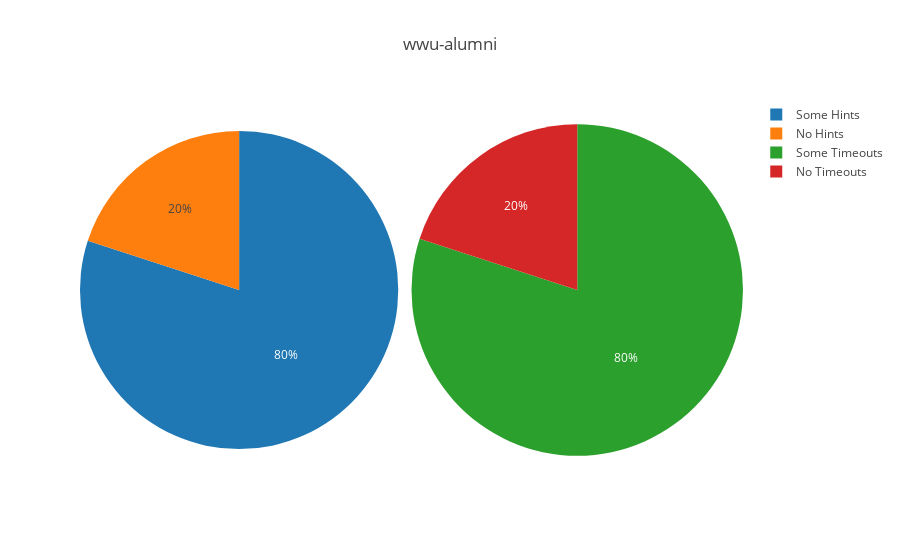
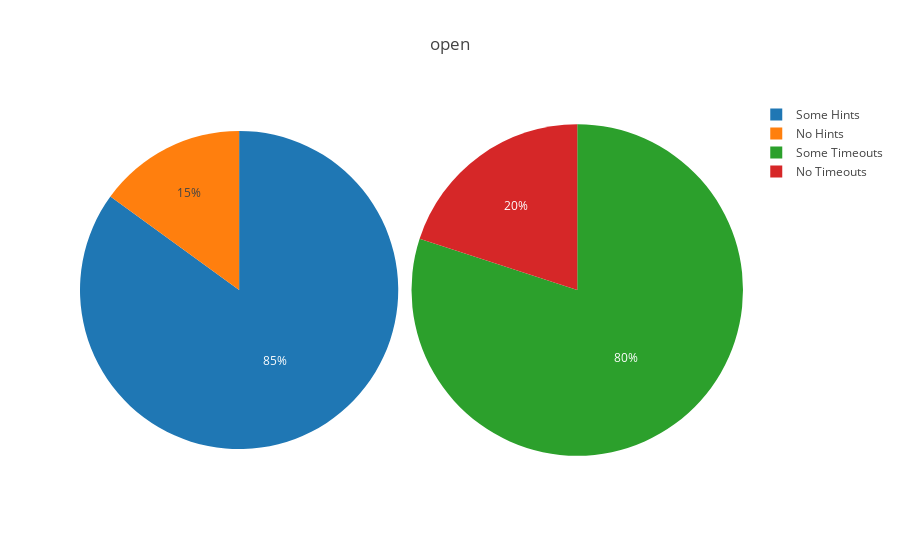
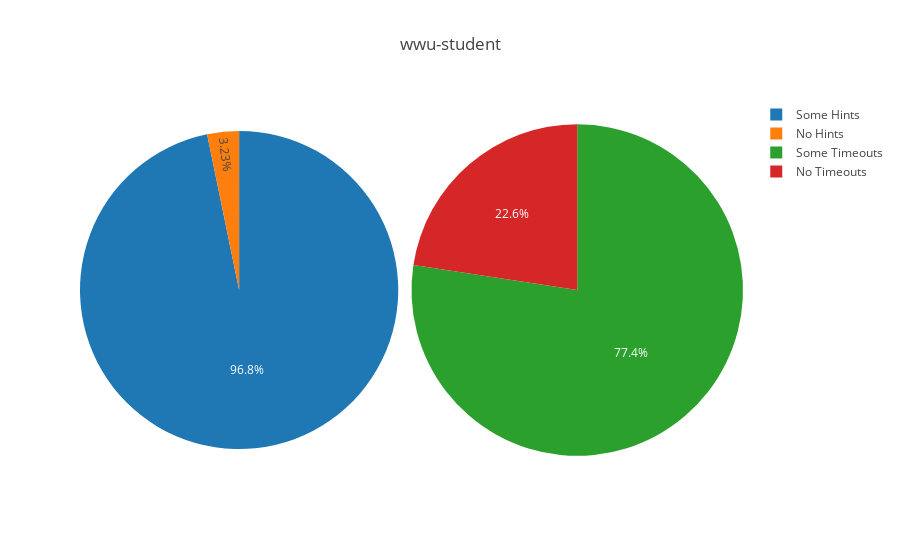

Here is the notebook cell these charts were saved with, in order:
### Code cell
# Pie charts for completion with and without hints by division

for division, div in counts.items():    
    hint_labels = ["No Hints", "Some Hints"]
    hint_values = [div['teams_with_no_hints'], div['teams_with_some_hints']]
    hint_domain = { 'x': [0, .48], 'y': [0,1] }
    
    timeout_labels = ["No Timeouts", "Some Timeouts"]
    timeout_values = [div['teams_with_no_timeouts'], div['teams_with_timeouts']]
    timeout_domain = { 'x': [.5, 1], 'y': [0,1] }
    
    hint_trace = go.Pie(
        labels=hint_labels,
        values=hint_values,
        domain=hint_domain
    )
    timeout_trace = go.Pie(
        labels=timeout_labels, 
        values=timeout_values, 
        domain=timeout_domain
    )
    
    layout = go.Layout(title=division)
    fig = go.Figure(data=[hint_trace, timeout_trace], layout=layout)
    iplot(fig)

### Figure 1 — Plotly figure (JSON) as saved in the notebook; plotly's stock layout.template omitted (floating-point values rounded to 4 significant figures)
{"data": [{"domain": {"x": [0, 0.48], "y": [0, 1]}, "labels": ["No Hints", "Some Hints"], "type": "pie", "values": [1, 4]}, {"domain": {"x": [0.5, 1], "y": [0, 1]}, "labels": ["No Timeouts", "Some Timeouts"], "type": "pie", "values": [1, 4]}], "layout": {"title": "wwu-alumni"}}

### Figure 2 — Plotly figure (JSON) as saved in the notebook; plotly's stock layout.template omitted (floating-point values rounded to 4 significant figures)
{"data": [{"domain": {"x": [0, 0.48], "y": [0, 1]}, "labels": ["No Hints", "Some Hints"], "type": "pie", "values": [6, 34]}, {"domain": {"x": [0.5, 1], "y": [0, 1]}, "labels": ["No Timeouts", "Some Timeouts"], "type": "pie", "values": [8, 32]}], "layout": {"title": "open"}}

### Figure 3 — Plotly figure (JSON) as saved in the notebook; plotly's stock layout.template omitted (floating-point values rounded to 4 significant figures)
{"data": [{"domain": {"x": [0, 0.48], "y": [0, 1]}, "labels": ["No Hints", "Some Hints"], "type": "pie", "values": [1, 30]}, {"domain": {"x": [0.5, 1], "y": [0, 1]}, "labels": ["No Timeouts", "Some Timeouts"], "type": "pie", "values": [7, 24]}], "layout": {"title": "wwu-student"}}
